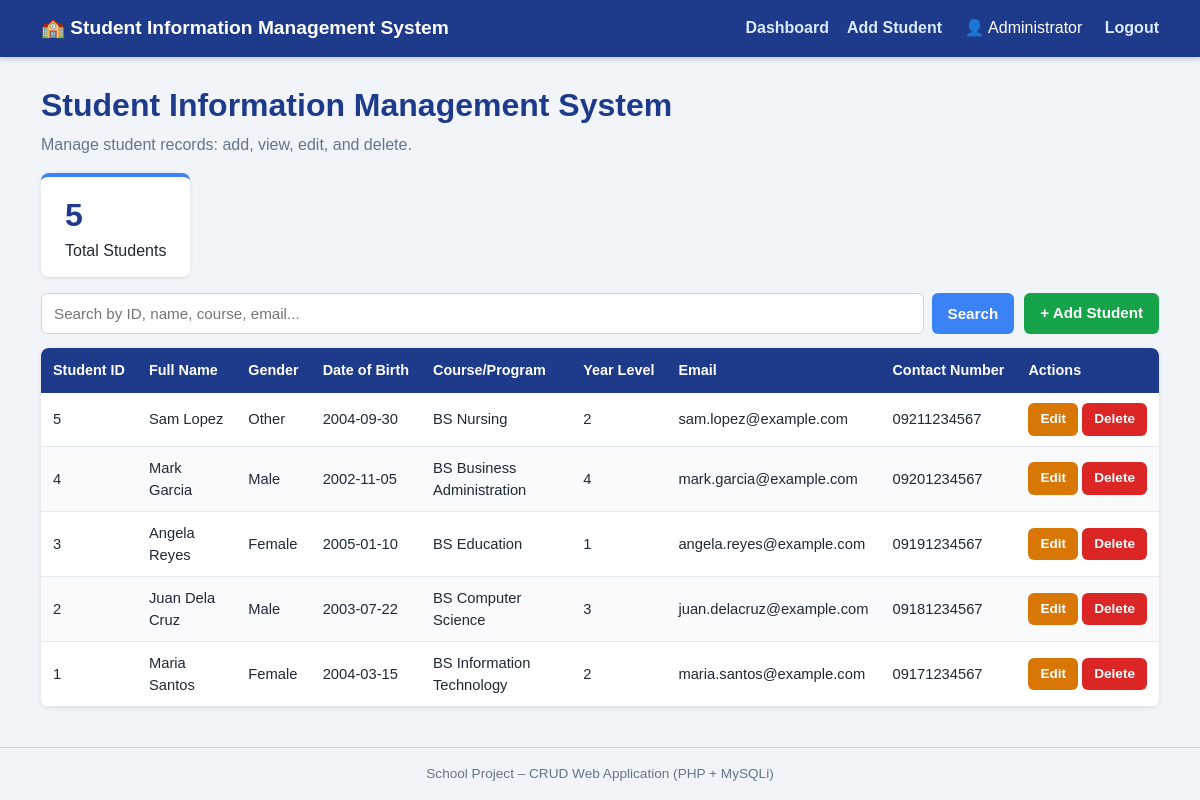
/index.php (signed in), run on the app's committed database.
### tables this page shows
CREATE TABLE students (
    student_id INT AUTO_INCREMENT PRIMARY KEY,
    first_name VARCHAR(50) NOT NULL,
    last_name VARCHAR(50) NOT NULL,
    gender VARCHAR(20) NOT NULL,
    date_of_birth DATE NOT NULL,
    course VARCHAR(100) NOT NULL,
    year_level INT NOT NULL,
    email VARCHAR(100) NOT NULL,
    contact_number VARCHAR(30) NOT NULL
);

### index.php (the view, shortened to what this page needs)
<?php
require 'db.php';
$search = trim($_GET['search'] ?? '');
if ($search !== '') {
    $like = "%" . $search . "%";
    $stmt = $conn->prepare("SELECT * FROM students
        WHERE CAST(student_id AS CHAR) LIKE ? OR first_name LIKE ? OR last_name LIKE ?
           OR CONCAT(first_name,' ',last_name) LIKE ? OR course LIKE ? OR email LIKE ?
           OR contact_number LIKE ? OR gender LIKE ?
        ORDER BY student_id DESC");
    $stmt->bind_param("ssssssss", $like, $like, $like, $like, $like, $like, $like, $like);
} else {
    $stmt = $conn->prepare("SELECT * FROM students ORDER BY student_id DESC");
}
$stmt->execute();
$result = $stmt->get_result();
$total = $result->num_rows;
function e($v) { return htmlspecialchars((string)$v, ENT_QUOTES, 'UTF-8'); }
page_header("Dashboard");
?>
<h1>Student Information Management System</h1>
<p class="subtitle">Manage student records: add, view, edit, and delete.</p>
<div class="stats">
  <div class="stat-card"><span class="stat-number"><?= (int)$total ?></span>
    <span><?= $search !== '' ? 'Matching Students' : 'Total Students' ?></span></div>
</div>
<div class="toolbar">
  <form method="get" action="index.php" class="search-form">
    <input type="text" name="search" placeholder="Search by ID, name, course, email..." value="<?= e($search) ?>">
    <button type="submit" class="btn btn-primary">Search</button>
  </form>
  <a href="add.php" class="btn btn-success">+ Add Student</a>
</div>
<div class="table-wrap">
<table>
  <thead><tr>
    <th>Student ID</th><th>Full Name</th><th>Gender</th><th>Date of Birth</th>
    <th>Course/Program</th><th>Year Level</th><th>Email</th><th>Contact Number</th><th>Actions</th>
  </tr></thead>
  <tbody>
  <?php if ($total > 0): while ($row = $result->fetch_assoc()): ?>
    <tr>
      <td data-label="Student ID"><?= (int)$row['student_id'] ?></td>
      <td data-label="Full Name"><?= e($row['first_name'] . ' ' . $row['last_name']) ?></td>
      <td data-label="Gender"><?= e($row['gender']) ?></td>
      <td data-label="Date of Birth"><?= e($row['date_of_birth']) ?></td>
      <td data-label="Course/Program"><?= e($row['course']) ?></td>
      <td data-label="Year Level"><?= (int)$row['year_level'] ?></td>
      <td data-label="Email"><?= e($row['email']) ?></td>
      <td data-label="Contact Number"><?= e($row['contact_number']) ?></td>
      <td data-label="Actions" class="actions">
        <a class="btn btn-small btn-edit" href="edit.php?id=<?= (int)$row['student_id'] ?>">Edit</a>
        <a class="btn btn-small btn-delete confirm-delete" href="delete.php?id=<?= (int)$row['student_id'] ?>">Delete</a>
      </td>
    </tr>
  <?php endwhile; else: ?>
    <tr><td colspan="9" class="empty">No student records found.</td></tr>
  <?php endif; ?>
  </tbody>
</table>
</div>
<?php
page_footer();

### db.php (shortened to what this page needs)
    <?php return ob_get_clean();
function page_header($title) { ?>
<!DOCTYPE html>
<html lang="en">
<head>
  <link rel="stylesheet" href="style.css">
</head>
<body>
<header class="site-header">
  <div class="container header-inner">
    <a class="brand" href="index.php">&#127979; Student Information Management System</a>
    <nav><a href="index.php">Dashboard</a><a href="add.php">Add Student</a>
      <span class="user-tag">&#128100; <?= htmlspecialchars($_SESSION['full_name'] ?? '') ?></span>
      <a href="logout.php">Logout</a></nav>
  </div>
</header>
<main class="container">
<?php }
function page_footer() { ?>
</main>
<footer class="site-footer">School Project &ndash; CRUD Web Application (PHP + MySQLi)</footer>
</body>
</html>
<?php }

### style.css (style rules this page uses)
:root { --blue:#1e3a8a; --blue-light:#3b82f6; --green:#16a34a; --red:#dc2626; --amber:#d97706; --bg:#f1f5f9; --text:#1f2937; }
* { box-sizing: border-box; }
body { margin:0; font-family: Arial, Helvetica, sans-serif; background:var(--bg); color:var(--text); line-height:1.5; }
.container { max-width:1150px; margin:0 auto; padding:0 16px; }
main.container { padding-top:24px; padding-bottom:40px; min-height:70vh; }
.site-header { background:var(--blue); color:#fff; box-shadow:0 2px 6px rgba(0,0,0,.2); }
.header-inner { display:flex; justify-content:space-between; align-items:center; flex-wrap:wrap; padding:14px 16px; gap:8px; }
.brand { color:#fff; text-decoration:none; font-size:1.2rem; font-weight:bold; }
nav a { color:#dbeafe; text-decoration:none; margin-left:18px; font-weight:bold; }
h1 { color:var(--blue); margin:0 0 4px; }
.subtitle { color:#64748b; margin-top:0; }
.btn { display:inline-block; padding:9px 16px; border:none; border-radius:6px; cursor:pointer; font-size:.95rem; font-weight:bold; text-decoration:none; color:#fff; }
.btn-primary { background:var(--blue-light); }
.btn-success { background:var(--green); }
.btn-small { padding:6px 12px; font-size:.85rem; }
.btn-edit { background:var(--amber); }
.btn-delete { background:var(--red); }
.stats { margin:16px 0; }
.stat-card { display:inline-flex; flex-direction:column; background:#fff; padding:14px 24px; border-radius:8px; border-top:4px solid var(--blue-light); box-shadow:0 1px 4px rgba(0,0,0,.1); }
.stat-number { font-size:2rem; font-weight:bold; color:var(--blue); }
.toolbar { display:flex; justify-content:space-between; flex-wrap:wrap; gap:10px; margin-bottom:14px; }
.search-form { display:flex; gap:8px; flex-wrap:wrap; flex:1; }
.search-form input { flex:1; min-width:200px; padding:9px 12px; border:1px solid #cbd5e1; border-radius:6px; font-size:.95rem; }
.table-wrap { background:#fff; border-radius:8px; box-shadow:0 1px 4px rgba(0,0,0,.1); overflow-x:auto; }
table { width:100%; border-collapse:collapse; }
th { background:var(--blue); color:#fff; text-align:left; padding:12px; font-size:.9rem; white-space:nowrap; }
td { padding:10px 12px; border-bottom:1px solid #e2e8f0; font-size:.92rem; }
tbody tr:nth-child(even) { background:#f8fafc; }
.actions { white-space:nowrap; }
.site-footer { text-align:center; padding:16px; color:#64748b; font-size:.85rem; border-top:1px solid #cbd5e1; }
.user-tag { color:#fff; margin-left:18px; }

### data on the page
students: student_id "5", first_name+last_name "Sam Lopez", gender "Other", date_of_birth "2004-09-30", course "BS Nursing", year_level "2", email "sam.lopez@example.com", contact_number "09211234567"
students: student_id "4", first_name+last_name "Mark Garcia", gender "Male", date_of_birth "2002-11-05", course "BS Business Administration", year_level "4", email "mark.garcia@example.com", contact_number "09201234567"
students: student_id "3", first_name+last_name "Angela Reyes", gender "Female", date_of_birth "2005-01-10", course "BS Education", year_level "1", email "angela.reyes@example.com", contact_number "09191234567"
students: student_id "2", first_name+last_name "Juan Dela Cruz", gender "Male", date_of_birth "2003-07-22", course "BS Computer Science", year_level "3", email "juan.delacruz@example.com", contact_number "09181234567"
students: student_id "1", first_name+last_name "Maria Santos", gender "Female", date_of_birth "2004-03-15", course "BS Information Technology", year_level "2", email "maria.santos@example.com", contact_number "09171234567"

### other printed values
$_SESSION['full_name'] "Administrator"
$total "5"
